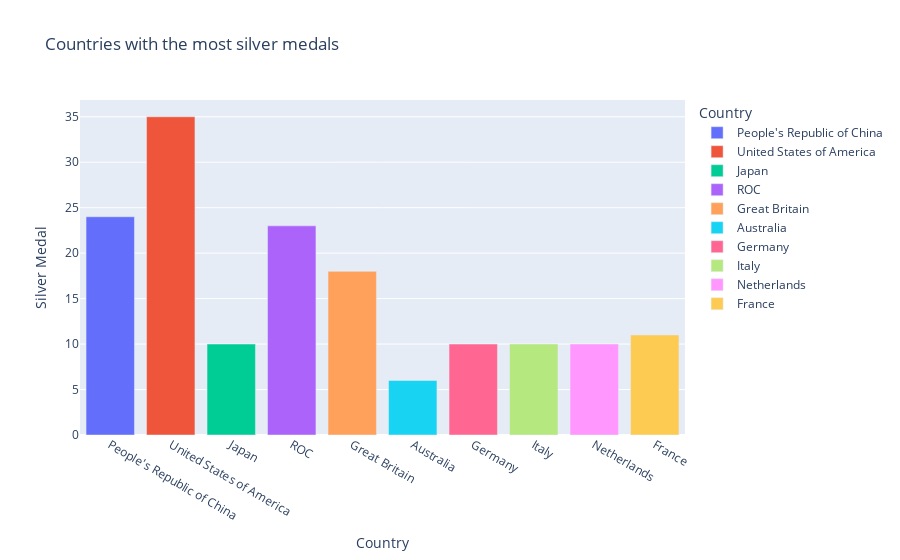

The cell this chart's notebook holds for it:
### Code cell
# Creating a function for silver medals and bronze medals

def plot(medal,titles):
    a=px.bar(tokyo_md_10,x="Country",y=medal,title=titles,color="Country")
    return a

# Countries with the most Silver medals

plot('Silver Medal','Countries with the most silver medals')

### Figure 1 — Plotly figure (JSON) as saved in the notebook; plotly's stock layout.template omitted (floating-point values rounded to 4 significant figures)
{"data": [{"alignmentgroup": "True", "hovertemplate": "Country=%{x}<br>Silver Medal=%{y}<extra></extra>", "legendgroup": "People's Republic of China", "marker": {"color": "#636efa"}, "name": "People's Republic of China", "offsetgroup": "People's Republic of China", "orientation": "v", "showlegend": true, "textposition": "auto", "type": "bar", "x": ["People's Republic of China"], "xaxis": "x", "y": [24], "yaxis": "y"}, {"alignmentgroup": "True", "hovertemplate": "Country=%{x}<br>Silver Medal=%{y}<extra></extra>", "legendgroup": "United States of America", "marker": {"color": "#EF553B"}, "name": "United States of America", "offsetgroup": "United States of America", "orientation": "v", "showlegend": true, "textposition": "auto", "type": "bar", "x": ["United States of America"], "xaxis": "x", "y": [35], "yaxis": "y"}, {"alignmentgroup": "True", "hovertemplate": "Country=%{x}<br>Silver Medal=%{y}<extra></extra>", "legendgroup": "Japan", "marker": {"color": "#00cc96"}, "name": "Japan", "offsetgroup": "Japan", "orientation": "v", "showlegend": true, "textposition": "auto", "type": "bar", "x": ["Japan"], "xaxis": "x", "y": [10], "yaxis": "y"}, {"alignmentgroup": "True", "hovertemplate": "Country=%{x}<br>Silver Medal=%{y}<extra></extra>", "legendgroup": "ROC", "marker": {"color": "#ab63fa"}, "name": "ROC", "offsetgroup": "ROC", "orientation": "v", "showlegend": true, "textposition": "auto", "type": "bar", "x": ["ROC"], "xaxis": "x", "y": [23], "yaxis": "y"}, {"alignmentgroup": "True", "hovertemplate": "Country=%{x}<br>Silver Medal=%{y}<extra></extra>", "legendgroup": "Great Britain", "marker": {"color": "#FFA15A"}, "name": "Great Britain", "offsetgroup": "Great Britain", "orientation": "v", "showlegend": true, "textposition": "auto", "type": "bar", "x": ["Great Britain"], "xaxis": "x", "y": [18], "yaxis": "y"}, {"alignmentgroup": "True", "hovertemplate": "Country=%{x}<br>Silver Medal=%{y}<extra></extra>", "legendgroup": "Australia", "marker": {"color": "#19d3f3"}, "name": "Australia", "offsetgroup": "Australia", "orientation": "v", "showlegend": true, "textposition": "auto", "type": "bar", "x": ["Australia"], "xaxis": "x", "y": [6], "yaxis": "y"}, {"alignmentgroup": "True", "hovertemplate": "Country=%{x}<br>Silver Medal=%{y}<extra></extra>", "legendgroup": "Germany", "marker": {"color": "#FF6692"}, "name": "Germany", "offsetgroup": "Germany", "orientation": "v", "showlegend": true, "textposition": "auto", "type": "bar", "x": ["Germany"], "xaxis": "x", "y": [10], "yaxis": "y"}, {"alignmentgroup": "True", "hovertemplate": "Country=%{x}<br>Silver Medal=%{y}<extra></extra>", "legendgroup": "Italy", "marker": {"color": "#B6E880"}, "name": "Italy", "offsetgroup": "Italy", "orientation": "v", "showlegend": true, "textposition": "auto", "type": "bar", "x": ["Italy"], "xaxis": "x", "y": [10], "yaxis": "y"}, {"alignmentgroup": "True", "hovertemplate": "Country=%{x}<br>Silver Medal=%{y}<extra></extra>", "legendgroup": "Netherlands", "marker": {"color": "#FF97FF"}, "name": "Netherlands", "offsetgroup": "Netherlands", "orientation": "v", "showlegend": true, "textposition": "auto", "type": "bar", "x": ["Netherlands"], "xaxis": "x", "y": [10], "yaxis": "y"}, {"alignmentgroup": "True", "hovertemplate": "Country=%{x}<br>Silver Medal=%{y}<extra></extra>", "legendgroup": "France", "marker": {"color": "#FECB52"}, "name": "France", "offsetgroup": "France", "orientation": "v", "showlegend": true, "textposition": "auto", "type": "bar", "x": ["France"], "xaxis": "x", "y": [11], "yaxis": "y"}], "layout": {"barmode": "relative", "legend": {"title": {"text": "Country"}, "tracegroupgap": 0}, "title": {"text": "Countries with the most silver medals"}, "xaxis": {"anchor": "y", "categoryarray": ["People's Republic of China", "United States of America", "Japan", "ROC", "Great Britain", "Australia", "Germany", "Italy", "Netherlands", "France"], "categoryorder": "array", "domain": [0, 1], "title": {"text": "Country"}}, "yaxis": {"anchor": "x", "domain": [0, 1], "title": {"text": "Silver Medal"}}}}
